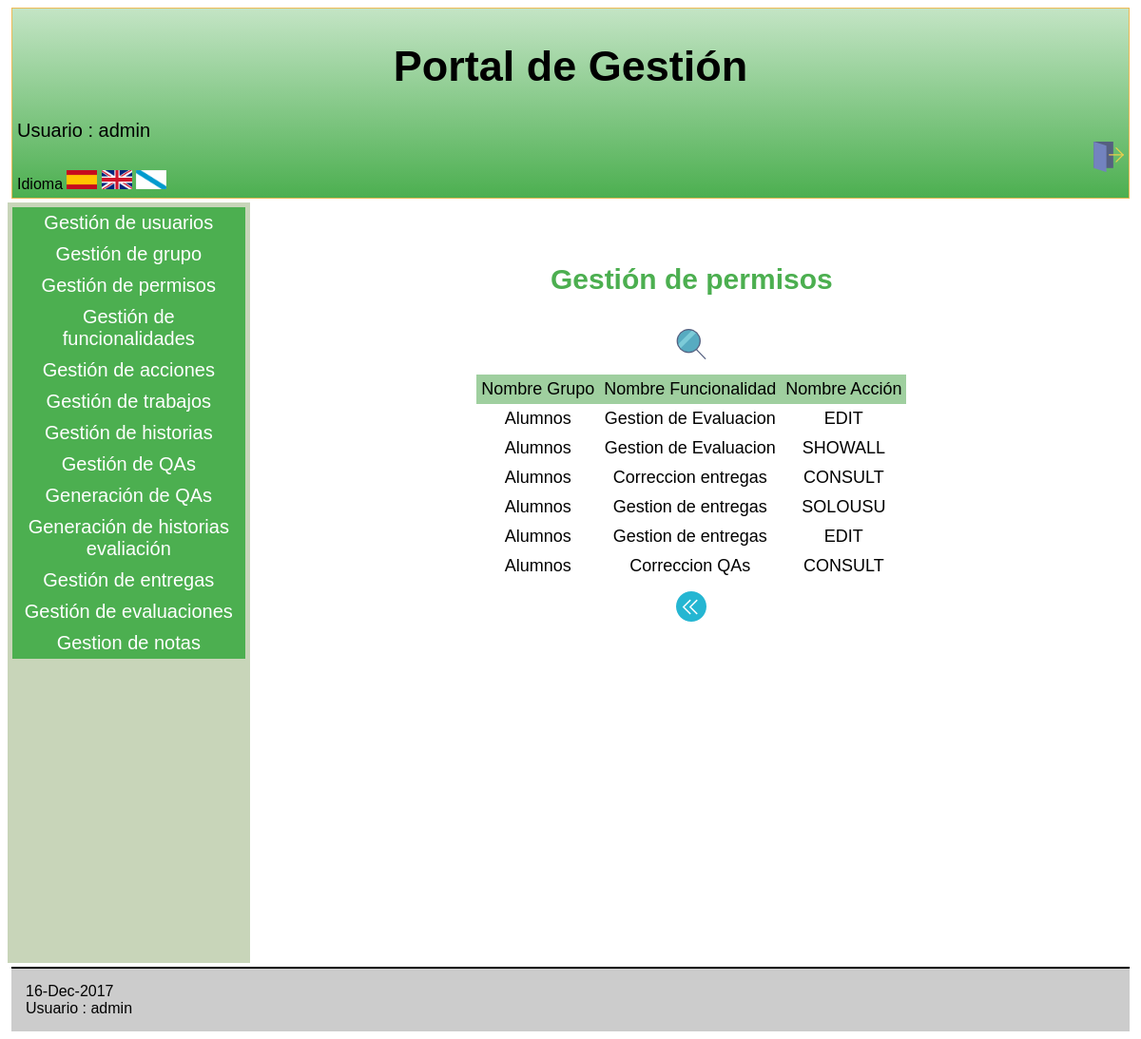
Page /Controllers/PERMISO_CONTROLLER.php (signed in) on the earlier database version.
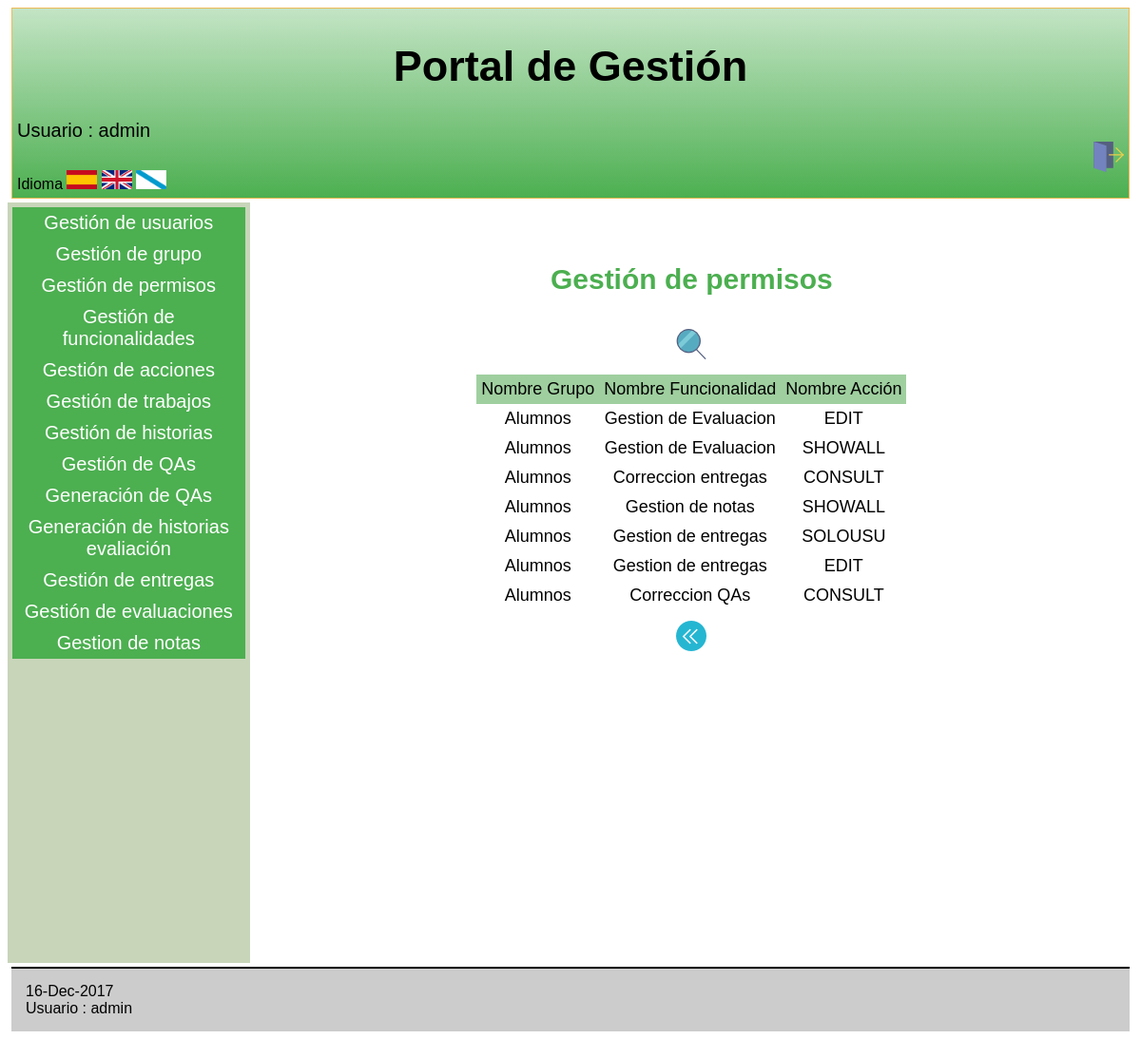
Same page on the later database version.
### tables this page shows
CREATE TABLE `PERMISO` (
  `IdGrupo` varchar(6) NOT NULL,  
  `IdFuncionalidad` varchar(6) NOT NULL,
  `IdAccion` varchar(6) NOT NULL
);

CREATE TABLE `GRUPO` (
  `IdGrupo` varchar(6) NOT NULL,
  `NombreGrupo` varchar(60) NOT NULL,
  `DescripGrupo` varchar(100) NOT NULL
);

CREATE TABLE `FUNCIONALIDAD` (
  `IdFuncionalidad` varchar(6) NOT NULL,
  `NombreFuncionalidad` varchar(60) NOT NULL,
  `DescripFuncionalidad` varchar(100) NOT NULL
);

CREATE TABLE `ACCION` (
  `IdAccion` varchar(6) NOT NULL,
  `NombreAccion` varchar(60) NOT NULL,
  `DescripAccion` varchar(100) NOT NULL
);

### Controllers/PERMISO_CONTROLLER.php (called while the page is built, shortened)
<?php
include '../Models/PERMISO_MODEL.php';
include '../Models/FUNCIONALIDAD_MODEL.php';
include '../Views/PERMISO/PERMISO_SHOWALL_View.php';
switch ( $_REQUEST[ 'action' ] ) {
	default:
		$USUARIO = new USU_GRUPO( $_SESSION[ 'login' ], '', '', '', '', '', '', '','');
		$ADMIN = $USUARIO->comprobarAdmin();
		if($ADMIN == true){
			if ( !$_POST ) {
				$PERMISO = new PERMISO_MODEL('', '', '', '','','');
			} else {
				$PERMISO = new PERMISO_MODEL('', '', '', '','','');
			}
			$datos = $PERMISO->SEARCH2();
			$lista = array( 'NombreGrupo','NombreFuncionalidad','NombreAccion');
			$ACL = $USUARIO->comprobarPermisos();
			new PERMISO_SHOWALL( $lista, $datos, $ACL ,true);
	}
}
?>

### Models/PERMISO_MODEL.php (called while the page is built, shortened)
<?php
    class PERMISO_MODEL{
        var $NombreGrupo;
        var $NombreFuncionalidad;
        var $NombreAccion;
        var $mysqli;
        function __construct($IdGrupo, $IdFuncionalidad, $IdAccion, $NombreGrupo, $NombreFuncionalidad, $NombreAccion){
            $this->NombreGrupo = $NombreGrupo;
            $this->NombreFuncionalidad = $NombreFuncionalidad;
            $this->NombreAccion = $NombreAccion;
            include_once '../Functions/BdAdmin.php';
            $this->mysqli=ConectarBD();
        }
function SEARCH2()
{
     $sql = "SELECT P.IdGrupo,G.NombreGrupo,P.IdFuncionalidad,F.NombreFuncionalidad,P.IdAccion,A.NombreAccion
                     FROM PERMISO P,GRUPO G,FUNCIONALIDAD F,FUNC_ACCION FA,ACCION A
                     WHERE (
                            G.IdGrupo = P.IdGrupo &&
                            F.IdFuncionalidad = P.IdFuncionalidad &&
                            A.IdAccion = P.IdAccion &&
                            F.IdFuncionalidad = FA.IdFuncionalidad &&
                            A.IdAccion = FA.IdAccion &&
                            F.NombreFuncionalidad LIKE '%$this->NombreFuncionalidad%' &&
                            A.NombreAccion LIKE '%$this->NombreAccion%' &&
                            G.NombreGrupo LIKE '%$this->NombreGrupo%'
                           )";
    if (!($resultado = $this->mysqli->query($sql))){
        return 'Error en la consulta sobre la base de datos, revise los campos introducidos';
    }
    else{
        return $resultado;
    }
}
    }
?>

### Functions/BdAdmin.php (called while the page is built, shortened)
<?php
function ConectarBD()
	{
	    $mysqli = new mysqli("localhost", "userET3", "passET3", "IUET32017");
		return $mysqli;
	}
?>

### Views/PERMISO/PERMISO_SHOWALL_View.php (the view, shortened to what this page needs)
<?php
class PERMISO_SHOWALL {
	function __construct( $lista, $datos,$PERMISO,$admin) {
		$this->lista = $lista;
		$this->datos = $datos;
		$this->PERMISO = $PERMISO;
		$this->admin = $admin;
		$this->render($this->lista,$this->datos,$this->PERMISO,$this->admin);
	}
	function render($lista,$datos,$PERMISO,$admin){
		$this->datos = $datos;
$SEARCH=false;
	if($admin==true){
			    $SEARCH=true;
	}
	include '../Views/Header.php';
?>
		<div class="seccion">
			<h2>
				<?php echo $strings['Gestión de permisos'];?>
			</h2>
			<table>
				<tr>
<?php
					foreach ( $lista as $atributo ) {
?>
					<th>
						<?php echo $strings[$atributo]?>
					</th>
<?php
					}
?>
				</tr>
<?php
				while ( $fila = mysqli_fetch_array( $this->datos ) ) {
?>
				<tr>
<?php
					foreach ( $lista as $atributo ) {
?>
					<td>
<?php
							echo $fila[ $atributo ];
?>
					</td>
<?php
					}
?>
				</tr>
<?php
				}
?>
			<caption style="margin-bottom:10px;">
					<form action='../Controllers/PERMISO_CONTROLLER.php'>
<?php if($SEARCH==true){  ?>
						<button type="submit" name="action" value="SEARCH"><img src="../Views/icon/buscar.png" alt="BUSCAR" /></button>
<?php } ?>
					</form>
				</caption>
			</table>
			<form action='../Controllers/PERMISO_CONTROLLER.php' method="post">
				<button type="submit"><img src="../Views/icon/atras.png" alt="<?php echo $strings['Atras']?>" /></button>
			</form>
		</div>
<?php
		include '../Views/Footer.php';
		}
		}
?>

Differences in the rows shown:
added permiso: IdGrupo.NombreGrupo "Alumnos", IdFuncionalidad.NombreFuncionalidad "Gestion de notas", IdAccion.NombreAccion "SHOWALL"
